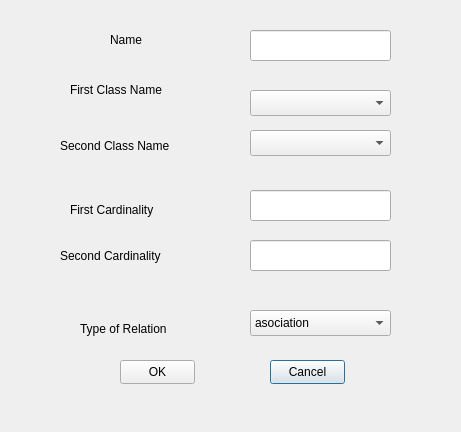
<?xml version="1.0" encoding="UTF-8"?>
<ui version="4.0">
 <class>AddRelationDialog</class>
 <widget class="QDialog" name="AddRelationDialog">
  <property name="geometry">
   <rect>
    <x>0</x>
    <y>0</y>
    <width>461</width>
    <height>432</height>
   </rect>
  </property>
  <property name="windowTitle">
   <string>Add Relation</string>
  </property>
  <widget class="QPushButton" name="btnCancel">
   <property name="geometry">
    <rect>
     <x>270</x>
     <y>360</y>
     <width>75</width>
     <height>24</height>
    </rect>
   </property>
   <property name="text">
    <string>Cancel</string>
   </property>
  </widget>
  <widget class="QLineEdit" name="lineEdit">
   <property name="geometry">
    <rect>
     <x>250</x>
     <y>30</y>
     <width>141</width>
     <height>31</height>
    </rect>
   </property>
  </widget>
  <widget class="QLabel" name="label_3">
   <property name="geometry">
    <rect>
     <x>80</x>
     <y>320</y>
     <width>161</width>
     <height>18</height>
    </rect>
   </property>
   <property name="text">
    <string>Type of Relation</string>
   </property>
  </widget>
  <widget class="QLabel" name="label">
   <property name="geometry">
    <rect>
     <x>70</x>
     <y>80</y>
     <width>131</width>
     <height>20</height>
    </rect>
   </property>
   <property name="text">
    <string>First Class Name</string>
   </property>
  </widget>
  <widget class="QPushButton" name="btnOK">
   <property name="geometry">
    <rect>
     <x>120</x>
     <y>360</y>
     <width>75</width>
     <height>24</height>
    </rect>
   </property>
   <property name="text">
    <string>OK</string>
   </property>
  </widget>
  <widget class="QLabel" name="label_2">
   <property name="geometry">
    <rect>
     <x>60</x>
     <y>130</y>
     <width>151</width>
     <height>31</height>
    </rect>
   </property>
   <property name="text">
    <string>Second Class Name</string>
   </property>
  </widget>
  <widget class="QComboBox" name="comboBox">
   <property name="geometry">
    <rect>
     <x>250</x>
     <y>90</y>
     <width>141</width>
     <height>26</height>
    </rect>
   </property>
  </widget>
  <widget class="QLineEdit" name="lineEdit_2">
   <property name="geometry">
    <rect>
     <x>250</x>
     <y>190</y>
     <width>141</width>
     <height>31</height>
    </rect>
   </property>
  </widget>
  <widget class="QLineEdit" name="lineEdit_3">
   <property name="geometry">
    <rect>
     <x>250</x>
     <y>240</y>
     <width>141</width>
     <height>31</height>
    </rect>
   </property>
   <property name="text">
    <string/>
   </property>
  </widget>
  <widget class="QLabel" name="label_4">
   <property name="geometry">
    <rect>
     <x>110</x>
     <y>30</y>
     <width>131</width>
     <height>20</height>
    </rect>
   </property>
   <property name="text">
    <string>Name</string>
   </property>
  </widget>
  <widget class="QLabel" name="label_5">
   <property name="geometry">
    <rect>
     <x>70</x>
     <y>200</y>
     <width>131</width>
     <height>20</height>
    </rect>
   </property>
   <property name="text">
    <string>First Cardinality</string>
   </property>
  </widget>
  <widget class="QLabel" name="label_6">
   <property name="geometry">
    <rect>
     <x>60</x>
     <y>240</y>
     <width>151</width>
     <height>31</height>
    </rect>
   </property>
   <property name="text">
    <string>Second Cardinality</string>
   </property>
  </widget>
  <widget class="QComboBox" name="comboBox_2">
   <property name="geometry">
    <rect>
     <x>250</x>
     <y>130</y>
     <width>141</width>
     <height>26</height>
    </rect>
   </property>
  </widget>
  <widget class="QComboBox" name="comboBox_3">
   <property name="geometry">
    <rect>
     <x>250</x>
     <y>310</y>
     <width>141</width>
     <height>26</height>
    </rect>
   </property>
   <item>
    <property name="text">
     <string>asociation</string>
    </property>
   </item>
   <item>
    <property name="text">
     <string>aggregation</string>
    </property>
   </item>
   <item>
    <property name="text">
     <string>composition</string>
    </property>
   </item>
   <item>
    <property name="text">
     <string>generalization</string>
    </property>
   </item>
  </widget>
 </widget>
 <resources/>
 <connections/>
</ui>
